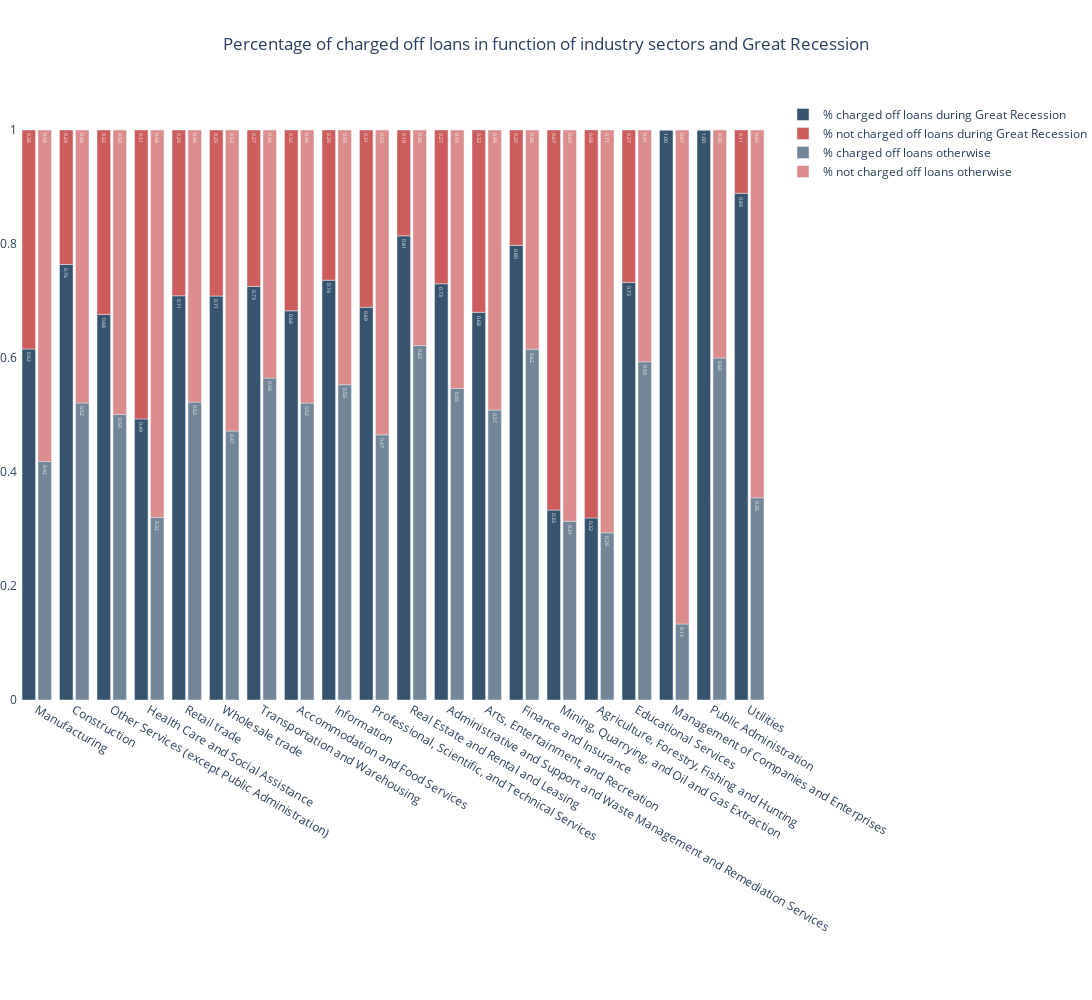

Notebook cell for this chart:
### Code cell
import plotly.graph_objects as go
from plotly.subplots import make_subplots
import plotly.express as px
import numpy as np
y0,y1,y00,y11 = [],[],[],[]
x = list(df_used_test['Industry'].unique())
for x_ in x:
    df_target = df_used_test[df_used_test['Industry'].isin([x_])]
    df_target  =df_target[df_target['IsActiveRecession'] ==0 ]
    y00.append(df_target[df_target.ChargeOff == 0].shape[0]/df_target.shape[0])
    y11.append(df_target[df_target.ChargeOff == 1].shape[0]/df_target.shape[0])

    df_target = df_used_test[df_used_test['Industry'].isin([x_])]
    df_target  =df_target[df_target['IsActiveRecession'] == 1 ] 
    y0.append(df_target[df_target.ChargeOff == 0].shape[0]/df_target.shape[0])
    y1.append(df_target[df_target.ChargeOff == 1].shape[0]/df_target.shape[0])

fig = go.Figure(data=[
    go.Bar(name='% charged off loans during Great Recession', x=x, y=y1,text=y1,offsetgroup=0,marker_color='rgb(55, 83, 109)'),
    go.Bar(name='% not charged off loans during Great Recession', x=x, y=y0,text=y0,offsetgroup=0,base=y1,marker_color='indianred'),
    go.Bar(name='% charged off loans otherwise', x=x, y=y11,text=y11,offsetgroup=1,marker_color='rgb(55, 83, 109)',opacity=.7),
    go.Bar(name='% not charged off loans otherwise', x=x, y=y00,text=y00,offsetgroup=1,base=y11,marker_color='indianred',opacity=.7),
])
#fig.update_layout(barmode='stack')
fig.update_layout(
    title='Percentage of charged off loans in function of industry sectors and Great Recession',
    title_x=0.5,
    yaxis=dict(
        showgrid=False,
        showline=False,
    
    ),
    
    xaxis=dict(
        zeroline=False,
        showline=False,
        showgrid=False,
       
    ),
    autosize=False,
    width=1500,
    height=1000,
    paper_bgcolor='rgb(255, 255, 255)',
    plot_bgcolor='rgb(255, 255, 255)',
    bargap=0.15,
    bargroupgap=0.15,
)
fig.update_traces(texttemplate='%{text:.2f}', textposition='inside')
fig.update_layout(margin={"r":0,"t":100,"l":0,"b":300})

fig.show()

### Figure 1 — Plotly figure (JSON) as saved in the notebook; plotly's stock layout.template omitted (floating-point values rounded to 4 significant figures)
{"data": [{"marker": {"color": "rgb(55, 83, 109)"}, "name": "% charged off loans during Great Recession", "offsetgroup": "0", "text": ["0.615877080665813", "0.7640232108317214", "0.6764436296975253", "0.49317738791423", "0.7091675447839831", "0.7087087087087087", "0.7255813953488373", "0.6828143021914648", "0.7365853658536585", "0.6890595009596929", "0.8143459915611815", "0.7302405498281787", "0.6802030456852792", "0.7976190476190477", "0.3333333333333333", "0.3194444444444444", "0.7326732673267327", "1.0", "1.0", "0.8888888888888888"], "textposition": "inside", "texttemplate": "%{text:.2f}", "type": "bar", "x": ["Manufacturing", "Construction", "Other Services (except Public Administration)", "Health Care and Social Assistance", "Retail trade", "Wholesale trade", "Transportation and Warehousing", "Accommodation and Food Services", "Information", "Professional, Scientific, and Technical Services", "Real Estate and Rental and Leasing", "Administrative and Support and Waste Management and Remediation Services", "Arts, Entertainment, and Recreation", "Finance and Insurance", "Mining, Quarrying, and Oil and Gas Extraction", "Agriculture, Forestry, Fishing and Hunting", "Educational Services", "Management of Companies and Enterprises", "Public Administration", "Utilities"], "y": [0.6159, 0.764, 0.6764, 0.4932, 0.7092, 0.7087, 0.7256, 0.6828, 0.7366, 0.6891, 0.8143, 0.7302, 0.6802, 0.7976, 0.3333, 0.3194, 0.7327, 1, 1, 0.8889]}, {"base": [0.6159, 0.764, 0.6764, 0.4932, 0.7092, 0.7087, 0.7256, 0.6828, 0.7366, 0.6891, 0.8143, 0.7302, 0.6802, 0.7976, 0.3333, 0.3194, 0.7327, 1, 1, 0.8889], "marker": {"color": "indianred"}, "name": "% not charged off loans during Great Recession", "offsetgroup": "0", "text": ["0.38412291933418696", "0.23597678916827852", "0.3235563703024748", "0.50682261208577", "0.29083245521601686", "0.2912912912912913", "0.2744186046511628", "0.31718569780853517", "0.2634146341463415", "0.31094049904030713", "0.18565400843881857", "0.2697594501718213", "0.3197969543147208", "0.20238095238095238", "0.6666666666666666", "0.6805555555555556", "0.26732673267326734", "0.0", "0.0", "0.1111111111111111"], "textposition": "inside", "texttemplate": "%{text:.2f}", "type": "bar", "x": ["Manufacturing", "Construction", "Other Services (except Public Administration)", "Health Care and Social Assistance", "Retail trade", "Wholesale trade", "Transportation and Warehousing", "Accommodation and Food Services", "Information", "Professional, Scientific, and Technical Services", "Real Estate and Rental and Leasing", "Administrative and Support and Waste Management and Remediation Services", "Arts, Entertainment, and Recreation", "Finance and Insurance", "Mining, Quarrying, and Oil and Gas Extraction", "Agriculture, Forestry, Fishing and Hunting", "Educational Services", "Management of Companies and Enterprises", "Public Administration", "Utilities"], "y": [0.3841, 0.236, 0.3236, 0.5068, 0.2908, 0.2913, 0.2744, 0.3172, 0.2634, 0.3109, 0.1857, 0.2698, 0.3198, 0.2024, 0.6667, 0.6806, 0.2673, 0, 0, 0.1111]}, {"marker": {"color": "rgb(55, 83, 109)"}, "name": "% charged off loans otherwise", "offsetgroup": "1", "opacity": 0.7, "text": ["0.4184027777777778", "0.5210715452466514", "0.50090799031477", "0.32030873130728416", "0.5226616873196401", "0.4718735471873547", "0.5648330058939096", "0.5208529319535905", "0.553072625698324", "0.4652039766883785", "0.6218034993270525", "0.5466666666666666", "0.5086071987480438", "0.6153846153846154", "0.31343283582089554", "0.29333333333333333", "0.5933734939759037", "0.13333333333333333", "0.6", "0.3548387096774194"], "textposition": "inside", "texttemplate": "%{text:.2f}", "type": "bar", "x": ["Manufacturing", "Construction", "Other Services (except Public Administration)", "Health Care and Social Assistance", "Retail trade", "Wholesale trade", "Transportation and Warehousing", "Accommodation and Food Services", "Information", "Professional, Scientific, and Technical Services", "Real Estate and Rental and Leasing", "Administrative and Support and Waste Management and Remediation Services", "Arts, Entertainment, and Recreation", "Finance and Insurance", "Mining, Quarrying, and Oil and Gas Extraction", "Agriculture, Forestry, Fishing and Hunting", "Educational Services", "Management of Companies and Enterprises", "Public Administration", "Utilities"], "y": [0.4184, 0.5211, 0.5009, 0.3203, 0.5227, 0.4719, 0.5648, 0.5209, 0.5531, 0.4652, 0.6218, 0.5467, 0.5086, 0.6154, 0.3134, 0.2933, 0.5934, 0.1333, 0.6, 0.3548]}, {"base": [0.4184, 0.5211, 0.5009, 0.3203, 0.5227, 0.4719, 0.5648, 0.5209, 0.5531, 0.4652, 0.6218, 0.5467, 0.5086, 0.6154, 0.3134, 0.2933, 0.5934, 0.1333, 0.6, 0.3548], "marker": {"color": "indianred"}, "name": "% not charged off loans otherwise", "offsetgroup": "1", "opacity": 0.7, "text": ["0.5815972222222222", "0.47892845475334855", "0.49909200968523004", "0.6796912686927159", "0.47733831268035987", "0.5281264528126453", "0.4351669941060904", "0.47914706804640955", "0.44692737430167595", "0.5347960233116216", "0.3781965006729475", "0.4533333333333333", "0.49139280125195617", "0.38461538461538464", "0.6865671641791045", "0.7066666666666667", "0.4066265060240964", "0.8666666666666667", "0.4", "0.6451612903225806"], "textposition": "inside", "texttemplate": "%{text:.2f}", "type": "bar", "x": ["Manufacturing", "Construction", "Other Services (except Public Administration)", "Health Care and Social Assistance", "Retail trade", "Wholesale trade", "Transportation and Warehousing", "Accommodation and Food Services", "Information", "Professional, Scientific, and Technical Services", "Real Estate and Rental and Leasing", "Administrative and Support and Waste Management and Remediation Services", "Arts, Entertainment, and Recreation", "Finance and Insurance", "Mining, Quarrying, and Oil and Gas Extraction", "Agriculture, Forestry, Fishing and Hunting", "Educational Services", "Management of Companies and Enterprises", "Public Administration", "Utilities"], "y": [0.5816, 0.4789, 0.4991, 0.6797, 0.4773, 0.5281, 0.4352, 0.4791, 0.4469, 0.5348, 0.3782, 0.4533, 0.4914, 0.3846, 0.6866, 0.7067, 0.4066, 0.8667, 0.4, 0.6452]}], "layout": {"autosize": false, "bargap": 0.15, "bargroupgap": 0.15, "height": 1000, "margin": {"b": 300, "l": 0, "r": 0, "t": 100}, "paper_bgcolor": "rgb(255, 255, 255)", "plot_bgcolor": "rgb(255, 255, 255)", "title": {"text": "Percentage of charged off loans in function of industry sectors and Great Recession", "x": 0.5}, "width": 1500, "xaxis": {"showgrid": false, "showline": false, "zeroline": false}, "yaxis": {"showgrid": false, "showline": false}}}
